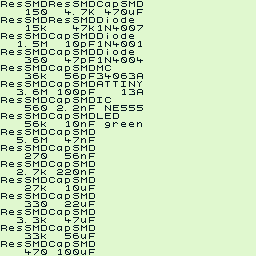

The image is a tile-based game level rendered from a .tmx file. Its description and complete source (layers, tilesets, objects, tile grids) follow:
An orthogonal 32x32 tile map with 8x8 px tiles, 2 tile layers (background, text).

<map version="1.10" tiledversion="1.10.2" orientation="orthogonal" renderorder="right-down" width="32" height="32" tilewidth="8" tileheight="8" infinite="0" nextlayerid="3" nextobjectid="1">
 <tileset firstgid="1" source="gbs-mono.tsx" />
 <layer id="2" name="background" width="32" height="32">
  <data encoding="csv">
1,1,1,1,1,1,1,1,1,1,1,1,1,1,1,1,1,1,1,1,1,1,1,1,1,1,1,1,1,1,1,1,
1,1,1,1,1,1,1,1,1,1,1,1,1,1,1,1,1,1,1,1,1,1,1,1,1,1,1,1,1,1,1,1,
1,1,1,1,1,1,1,1,1,1,1,1,1,1,1,1,1,1,1,1,1,1,1,1,1,1,1,1,1,1,1,1,
1,1,1,1,1,1,1,1,1,1,1,1,1,1,1,1,1,1,1,1,1,1,1,1,1,1,1,1,1,1,1,1,
1,1,1,1,1,1,1,1,1,1,1,1,1,1,1,1,1,1,1,1,1,1,1,1,1,1,1,1,1,1,1,1,
1,1,1,1,1,1,1,1,1,1,1,1,1,1,1,1,1,1,1,1,1,1,1,1,1,1,1,1,1,1,1,1,
1,1,1,1,1,1,1,1,1,1,1,1,1,1,1,1,1,1,1,1,1,1,1,1,1,1,1,1,1,1,1,1,
1,1,1,1,1,1,1,1,1,1,1,1,1,1,1,1,1,1,1,1,1,1,1,1,1,1,1,1,1,1,1,1,
1,1,1,1,1,1,1,1,1,1,1,1,1,1,1,1,1,1,1,1,1,1,1,1,1,1,1,1,1,1,1,1,
1,1,1,1,1,1,1,1,1,1,1,1,1,1,1,1,1,1,1,1,1,1,1,1,1,1,1,1,1,1,1,1,
1,1,1,1,1,1,1,1,1,1,1,1,1,1,1,1,1,1,1,1,1,1,1,1,1,1,1,1,1,1,1,1,
1,1,1,1,1,1,1,1,1,1,1,1,1,1,1,1,1,1,1,1,1,1,1,1,1,1,1,1,1,1,1,1,
1,1,1,1,1,1,1,1,1,1,1,1,1,1,1,1,1,1,1,1,1,1,1,1,1,1,1,1,1,1,1,1,
1,1,1,1,1,1,1,1,1,1,1,1,1,1,1,1,1,1,1,1,1,1,1,1,1,1,1,1,1,1,1,1,
1,1,1,1,1,1,1,1,1,1,1,1,1,1,1,1,1,1,1,1,1,1,1,1,1,1,1,1,1,1,1,1,
1,1,1,1,1,1,1,1,1,1,1,1,1,1,1,1,1,1,1,1,1,1,1,1,1,1,1,1,1,1,1,1,
1,1,1,1,1,1,1,1,1,1,1,1,1,1,1,1,1,1,1,1,1,1,1,1,1,1,1,1,1,1,1,1,
1,1,1,1,1,1,1,1,1,1,1,1,1,1,1,1,1,1,1,1,1,1,1,1,1,1,1,1,1,1,1,1,
1,1,1,1,1,1,1,1,1,1,1,1,1,1,1,1,1,1,1,1,1,1,1,1,1,1,1,1,1,1,1,1,
1,1,1,1,1,1,1,1,1,1,1,1,1,1,1,1,1,1,1,1,1,1,1,1,1,1,1,1,1,1,1,1,
1,1,1,1,1,1,1,1,1,1,1,1,1,1,1,1,1,1,1,1,1,1,1,1,1,1,1,1,1,1,1,1,
1,1,1,1,1,1,1,1,1,1,1,1,1,1,1,1,1,1,1,1,1,1,1,1,1,1,1,1,1,1,1,1,
1,1,1,1,1,1,1,1,1,1,1,1,1,1,1,1,1,1,1,1,1,1,1,1,1,1,1,1,1,1,1,1,
1,1,1,1,1,1,1,1,1,1,1,1,1,1,1,1,1,1,1,1,1,1,1,1,1,1,1,1,1,1,1,1,
1,1,1,1,1,1,1,1,1,1,1,1,1,1,1,1,1,1,1,1,1,1,1,1,1,1,1,1,1,1,1,1,
1,1,1,1,1,1,1,1,1,1,1,1,1,1,1,1,1,1,1,1,1,1,1,1,1,1,1,1,1,1,1,1,
1,1,1,1,1,1,1,1,1,1,1,1,1,1,1,1,1,1,1,1,1,1,1,1,1,1,1,1,1,1,1,1,
1,1,1,1,1,1,1,1,1,1,1,1,1,1,1,1,1,1,1,1,1,1,1,1,1,1,1,1,1,1,1,1,
1,1,1,1,1,1,1,1,1,1,1,1,1,1,1,1,1,1,1,1,1,1,1,1,1,1,1,1,1,1,1,1,
1,1,1,1,1,1,1,1,1,1,1,1,1,1,1,1,1,1,1,1,1,1,1,1,1,1,1,1,1,1,1,1,
1,1,1,1,1,1,1,1,1,1,1,1,1,1,1,1,1,1,1,1,1,1,1,1,1,1,1,1,1,1,1,1,
1,1,1,1,1,1,1,1,1,1,1,1,1,1,1,1,1,1,1,1,1,1,1,1,1,1,1,1,1,1,1,1
</data>
 </layer>
 <layer id="1" name="text" width="32" height="32">
  <data encoding="csv">
51,70,84,52,46,37,51,70,84,52,46,37,36,66,81,52,46,37,0,0,0,0,0,0,0,0,0,0,0,0,0,0,
0,0,0,18,22,17,0,0,21,15,24,44,0,21,24,17,86,39,0,0,0,0,0,0,0,0,0,0,0,0,0,0,
51,70,84,52,46,37,51,70,84,52,46,37,37,74,80,69,70,0,0,0,0,0,0,0,0,0,0,0,0,0,0,0,
0,0,0,18,22,76,0,0,0,21,24,76,18,47,21,17,17,24,0,0,0,0,0,0,0,0,0,0,0,0,0,0,
51,70,84,52,46,37,36,66,81,52,46,37,37,74,80,69,70,0,0,0,0,0,0,0,0,0,0,0,0,0,0,0,
0,0,18,15,22,46,0,0,18,17,81,39,18,47,21,17,17,18,0,0,0,0,0,0,0,0,0,0,0,0,0,0,
51,70,84,52,46,37,36,66,81,52,46,37,37,74,80,69,70,0,0,0,0,0,0,0,0,0,0,0,0,0,0,0,
0,0,0,20,23,17,0,0,21,24,81,39,18,47,21,17,17,21,0,0,0,0,0,0,0,0,0,0,0,0,0,0,
51,70,84,52,46,37,36,66,81,52,46,37,46,36,0,0,0,0,0,0,0,0,0,0,0,0,0,0,0,0,0,0,
0,0,0,20,23,76,0,0,22,23,81,39,20,21,17,23,20,34,0,0,0,0,0,0,0,0,0,0,0,0,0,0,
51,70,84,52,46,37,36,66,81,52,46,37,34,53,53,42,47,58,0,0,0,0,0,0,0,0,0,0,0,0,0,0,
0,0,20,15,23,46,0,18,17,17,81,39,0,0,0,18,20,34,0,0,0,0,0,0,0,0,0,0,0,0,0,0,
51,70,84,52,46,37,36,66,81,52,46,37,42,36,0,0,0,0,0,0,0,0,0,0,0,0,0,0,0,0,0,0,
0,0,0,22,23,17,0,19,15,19,79,39,0,47,38,22,22,22,0,0,0,0,0,0,0,0,0,0,0,0,0,0,
51,70,84,52,46,37,36,66,81,52,46,37,45,38,37,0,0,0,0,0,0,0,0,0,0,0,0,0,0,0,0,0,
0,0,0,22,23,76,0,0,18,17,79,39,0,72,83,70,70,79,0,0,0,0,0,0,0,0,0,0,0,0,0,0,
51,70,84,52,46,37,36,66,81,52,46,37,0,0,0,0,0,0,0,0,0,0,0,0,0,0,0,0,0,0,0,0,
0,0,22,15,23,46,0,0,21,24,79,39,0,0,0,0,0,0,0,0,0,0,0,0,0,0,0,0,0,0,0,0,
51,70,84,52,46,37,36,66,81,52,46,37,0,0,0,0,0,0,0,0,0,0,0,0,0,0,0,0,0,0,0,0,
0,0,0,19,24,17,0,0,22,23,79,39,0,0,0,0,0,0,0,0,0,0,0,0,0,0,0,0,0,0,0,0,
51,70,84,52,46,37,36,66,81,52,46,37,0,0,0,0,0,0,0,0,0,0,0,0,0,0,0,0,0,0,0,0,
0,0,19,15,24,76,0,19,19,17,79,39,0,0,0,0,0,0,0,0,0,0,0,0,0,0,0,0,0,0,0,0,
51,70,84,52,46,37,36,66,81,52,46,37,0,0,0,0,0,0,0,0,0,0,0,0,0,0,0,0,0,0,0,0,
0,0,0,19,24,76,0,0,18,17,86,39,0,0,0,0,0,0,0,0,0,0,0,0,0,0,0,0,0,0,0,0,
51,70,84,52,46,37,36,66,81,52,46,37,0,0,0,0,0,0,0,0,0,0,0,0,0,0,0,0,0,0,0,0,
0,0,0,20,20,17,0,0,19,19,86,39,0,0,0,0,0,0,0,0,0,0,0,0,0,0,0,0,0,0,0,0,
51,70,84,52,46,37,36,66,81,52,46,37,0,0,0,0,0,0,0,0,0,0,0,0,0,0,0,0,0,0,0,0,
0,0,20,15,20,76,0,0,21,24,86,39,0,0,0,0,0,0,0,0,0,0,0,0,0,0,0,0,0,0,0,0,
51,70,84,52,46,37,36,66,81,52,46,37,0,0,0,0,0,0,0,0,0,0,0,0,0,0,0,0,0,0,0,0,
0,0,0,20,20,76,0,0,22,23,86,39,0,0,0,0,0,0,0,0,0,0,0,0,0,0,0,0,0,0,0,0,
51,70,84,52,46,37,36,66,81,52,46,37,0,0,0,0,0,0,0,0,0,0,0,0,0,0,0,0,0,0,0,0,
0,0,0,21,24,17,0,18,17,17,86,39,0,0,0,0,0,0,0,0,0,0,0,0,0,0,0,0,0,0,0,0
</data>
 </layer>
</map>
